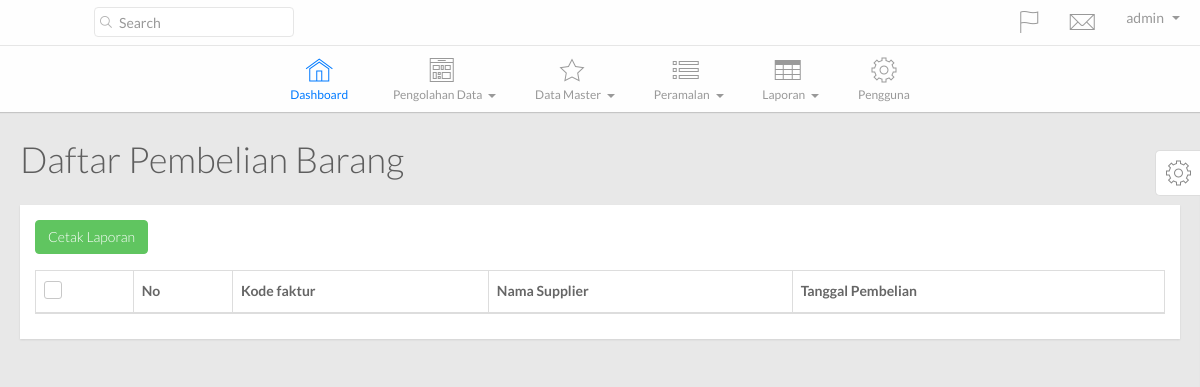
Before: /main.php?hal=lap_pembelian (signed in) with the older database file.
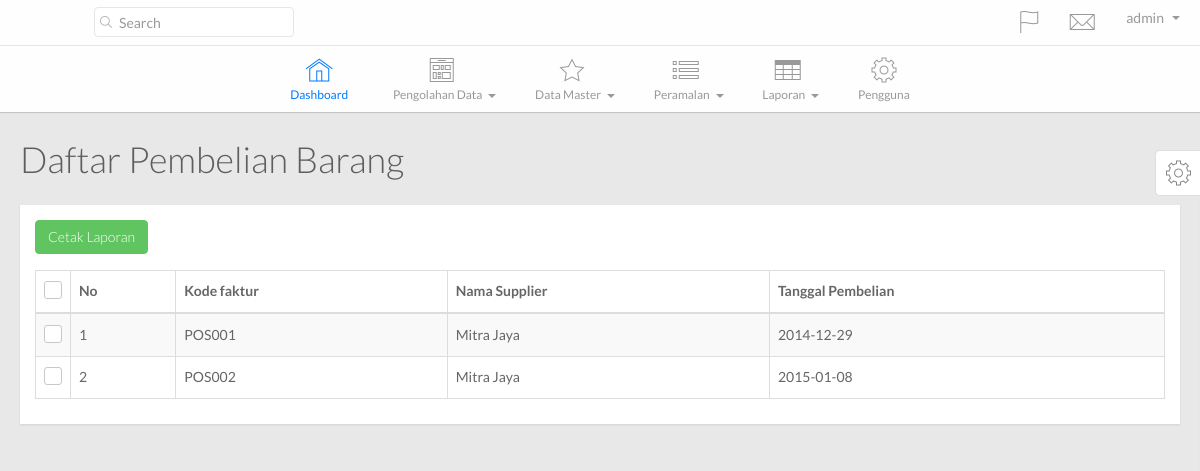
After: the same page with the newer database file.
### tables this page shows
CREATE TABLE IF NOT EXISTS `tb_pemesanan` (
  `kode_pesan` varchar(30) NOT NULL,
  `kode_suplier` varchar(30) NOT NULL,
  `tgl_beli` date NOT NULL,
  `status` tinyint(1) NOT NULL,
  PRIMARY KEY (`kode_pesan`),
  KEY `kode_suplier` (`kode_suplier`)
);

CREATE TABLE IF NOT EXISTS `tb_supplier` (
  `kode_supplier` varchar(30) NOT NULL,
  `nama_supplier` varchar(75) NOT NULL,
  `alamat_supplier` varchar(300) NOT NULL,
  `kode_admin` varchar(30) NOT NULL,
  PRIMARY KEY (`kode_supplier`),
  KEY `admin_id` (`kode_admin`)
);

### config/SimplePDO.php (called while the page is built, shortened)
<?php
class SimplePDO {
    private $pdo = null;
    static $inst = null;
    static $settings = array(
        'host' => '',
        'user' => '',
        'password' => '',
        'database' => '',
        'results' => 'object',
        'charset' => 'utf8'
    );
    public function __construct()
    {
        $fetch_mode = ( self::$settings["results"] == 'object' ) ? PDO::FETCH_OBJ : PDO::FETCH_ASSOC;
        $options = array(
            PDO::ATTR_DEFAULT_FETCH_MODE => $fetch_mode,
            PDO::ATTR_ERRMODE => PDO::ERRMODE_EXCEPTION,
            PDO::MYSQL_ATTR_INIT_COMMAND => "SET NAMES ".self::$settings["charset"],
            PDO::ATTR_EMULATE_PREPARES => false
        );
        $dsn = 'mysql:dbname='.self::$settings["database"].';host='.self::$settings["host"].';charset='.self::$settings["charset"];
        try {
            $this->pdo = new PDO( $dsn, self::$settings["user"], self::$settings["password"], $options );
        } catch( PDOException $e ) {
            trigger_error( $e->getMessage() );
        }
    }
    public function query( $query, $bindings = array(), $internal_call = false )
    {
        try {
            $this->c_query = $this->pdo->prepare( $query );
            if( empty( $bindings ) )
            {
                $this->c_query->execute();
            }
            else
            {
                $this->c_query->execute( (array)$bindings );
            }
            if( $internal_call === true )
            {
                return $this->c_query;
            }
            elseif( $this->c_query && $this->lastid() )
            {
                return $this->lastid();
            }
            else
            {
                return false;
            }
        } catch( PDOException $e ) {
            trigger_error( $e->getMessage() );
        }
    }
    public function get_results( $query, $bindings = array() )
    {
        $this->c_query = $this->query( $query, $bindings, true );
        if( $this->c_query )
        {
            return $this->c_query->fetchAll();
        }
        else
        {
            return false;
        }
    }
    static function getInstance()
    {
        if( self::$inst == null )
        {
            self::$inst = new SimplePDO();
        }
        return self::$inst;
    }
    static function set_options( $array = array() )
    {
        if( !empty( $array ) )
        {
            foreach( $array as $k => $v )
            {
                if( isset( self::$settings[$k] ) )
                {
                    self::$settings[$k] = $v;
                }
            }
        }
    }
}

### template/lap_pembelian.php (the view)
<?php $database = SimplePDO::getInstance();
      $query = $database->get_results( "SELECT p.*,s.* FROM tb_pemesanan p JOIN tb_supplier s ON p.kode_suplier=s.kode_supplier" );?>
        <div class="page-title">
          <h1>
            Daftar Pembelian Barang
          </h1>
        </div>
        <div class="row">
          <div class="col-lg-12">
            <div class="widget-container fluid-height clearfix">
              <div class="heading">
                  <a class="btn btn-success" href="#" target="_blank">Cetak Laporan</a>
              </div>
              <div class="widget-content padded clearfix">
                <table class="table table-bordered table-striped" id="dataTable1">
                  <thead>
                    <th class="check-header hidden-xs">
                      <label><input id="checkAll" name="checkAll" type="checkbox"/><span></span></label>
                    </th>
                    <th>
                      No
                    </th>
                    <th>
                      Kode faktur
                    </th>
                    <th class="hidden-xs">
                      Nama Supplier
                    </th>
                    <th class="hidden-xs">
                      Tanggal Pembelian
                    </th>
                  </thead>
                  <tbody>
             <?php $i = 1; foreach($query as $row ){?>
                    <tr>
                      <td class="check hidden-xs">
                        <label><input name="optionsRadios1" type="checkbox" value="<?php echo $row->kode_pesan;?>"/><span></span></label>
                      </td>
                      <td>
                          <?php echo $i;?>
                      </td>
                      <td>
                        <?php echo $row->kode_pesan;?>
                      </td>
                      <td>
                        <?php echo $row->nama_supplier;?>
                      </td>
                      <td class="hidden-xs">
                        <?php echo $row->tgl_beli;?>
                      </td>
                    </tr>
              <?php $i++; }?>
                  </tbody>
                </table>
              </div>
            </div>
          </div>
        </div>

Changed rows visible on the page:
added tb_pemesanan: kode_pesan "POS001", kode_suplier.nama_supplier "Mitra Jaya", tgl_beli "2014-12-29"
added tb_pemesanan: kode_pesan "POS002", kode_suplier.nama_supplier "Mitra Jaya", tgl_beli "2015-01-08"
